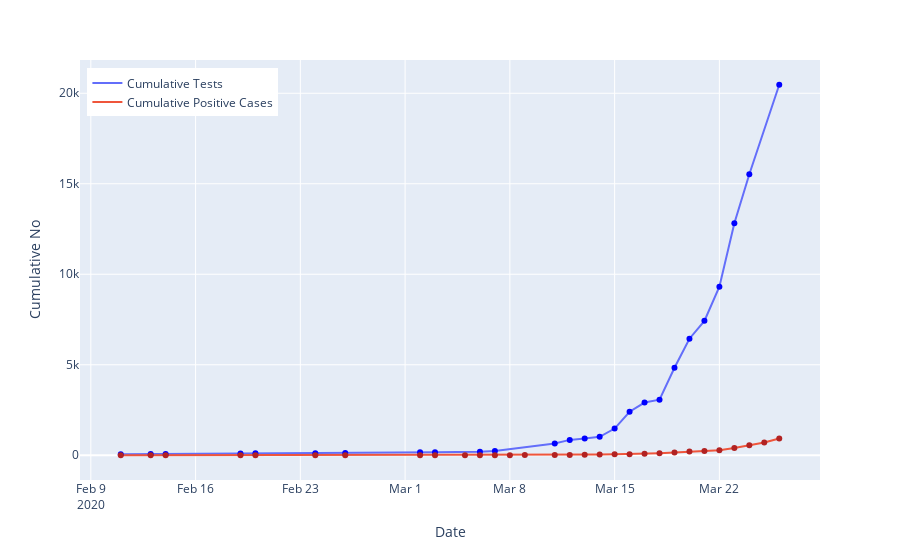

Write notebook code for a chart like this one.
### Code cell
cumulative_tests_confirmed_long = pd.melt(cumulative_tests_confirmed, id_vars=['date'], value_vars=['daily_tests','daily_cases'])
cumulative_tests_confirmed_long.dropna(inplace=True)
fig_cumulative_tests_confirmed = px.line(cumulative_tests_confirmed_long, x='date', y='value', color='variable')

fig_cumulative_tests_confirmed.update_layout(
    title="",
    xaxis_title="Date",
    yaxis_title="Cumulative No",
    hovermode= 'x',
    legend=dict(x=0.01, y=.98),
    xaxis=dict(fixedrange=True),
    yaxis=dict(fixedrange=True),
)

# Point markers
fig_cumulative_tests_confirmed.add_trace(go.Scatter(x=cumulative_tests_confirmed['date'], 
                                                    y=cumulative_tests_confirmed['daily_tests'],
                                                    mode='markers', hoverinfo='skip', 
                                                    marker=dict(color='blue'), showlegend = False))

fig_cumulative_tests_confirmed.add_trace(go.Scatter(x=cumulative_tests_confirmed['date'],
                                                    y=cumulative_tests_confirmed['daily_cases'],
                                                    mode='markers', hoverinfo='skip', 
                                                    marker=dict(color='firebrick'), showlegend = False))

fig_cumulative_tests_confirmed.data[0].name = "Cumulative Tests"
fig_cumulative_tests_confirmed.data[1].name = "Cumulative Positive Cases"

fig_cumulative_tests_confirmed.data[0].hovertemplate = '%{y}'
fig_cumulative_tests_confirmed.data[1].hovertemplate = '%{y}'
fig_cumulative_tests_confirmed.show(config = dict(displayModeBar=False))

### Figure 1 — Plotly figure (JSON) as saved in the notebook; plotly's stock layout.template omitted (floating-point values rounded to 4 significant figures)
{"data": [{"hoverlabel": {"namelength": 0}, "hovertemplate": "%{y}", "legendgroup": "variable=daily_tests", "line": {"color": "#636efa", "dash": "solid"}, "mode": "lines", "name": "Cumulative Tests", "showlegend": true, "type": "scatter", "x": ["2020-02-11T00:00:00", "2020-02-13T00:00:00", "2020-02-14T00:00:00", "2020-02-19T00:00:00", "2020-02-20T00:00:00", "2020-02-24T00:00:00", "2020-02-26T00:00:00", "2020-03-02T00:00:00", "2020-03-03T00:00:00", "2020-03-06T00:00:00", "2020-03-07T00:00:00", "2020-03-11T00:00:00", "2020-03-12T00:00:00", "2020-03-13T00:00:00", "2020-03-14T00:00:00", "2020-03-15T00:00:00", "2020-03-16T00:00:00", "2020-03-17T00:00:00", "2020-03-18T00:00:00", "2020-03-19T00:00:00", "2020-03-20T00:00:00", "2020-03-21T00:00:00", "2020-03-22T00:00:00", "2020-03-23T00:00:00", "2020-03-24T00:00:00", "2020-03-26T00:00:00"], "xaxis": "x", "y": [61, 67, 71, 95, 106, 116, 121, 160, 164, 200, 241, 645, 848, 924, 1017, 1476, 2405, 2911, 3070, 4832, 6438, 7425, 9315, 12815, 15529, 20471], "yaxis": "y"}, {"hoverlabel": {"namelength": 0}, "hovertemplate": "%{y}", "legendgroup": "variable=daily_cases", "line": {"color": "#EF553B", "dash": "solid"}, "mode": "lines", "name": "Cumulative Positive Cases", "showlegend": true, "type": "scatter", "x": ["2020-02-11T00:00:00", "2020-02-13T00:00:00", "2020-02-14T00:00:00", "2020-02-19T00:00:00", "2020-02-20T00:00:00", "2020-02-24T00:00:00", "2020-02-26T00:00:00", "2020-03-02T00:00:00", "2020-03-03T00:00:00", "2020-03-05T00:00:00", "2020-03-06T00:00:00", "2020-03-07T00:00:00", "2020-03-08T00:00:00", "2020-03-09T00:00:00", "2020-03-11T00:00:00", "2020-03-12T00:00:00", "2020-03-13T00:00:00", "2020-03-14T00:00:00", "2020-03-15T00:00:00", "2020-03-16T00:00:00", "2020-03-17T00:00:00", "2020-03-18T00:00:00", "2020-03-19T00:00:00", "2020-03-20T00:00:00", "2020-03-21T00:00:00", "2020-03-22T00:00:00", "2020-03-23T00:00:00", "2020-03-24T00:00:00", "2020-03-25T00:00:00", "2020-03-26T00:00:00"], "xaxis": "x", "y": [0, 0, 0, 0, 0, 0, 0, 0, 0, 1, 1, 2, 3, 7, 13, 16, 24, 38, 51, 62, 85, 116, 150, 202, 240, 274, 402, 554, 709, 927], "yaxis": "y"}, {"hoverinfo": "skip", "marker": {"color": "blue"}, "mode": "markers", "showlegend": false, "type": "scatter", "x": ["2020-02-11T00:00:00", "2020-02-13T00:00:00", "2020-02-14T00:00:00", "2020-02-19T00:00:00", "2020-02-20T00:00:00", "2020-02-24T00:00:00", "2020-02-26T00:00:00", "2020-03-02T00:00:00", "2020-03-03T00:00:00", "2020-03-05T00:00:00", "2020-03-06T00:00:00", "2020-03-07T00:00:00", "2020-03-08T00:00:00", "2020-03-09T00:00:00", "2020-03-11T00:00:00", "2020-03-12T00:00:00", "2020-03-13T00:00:00", "2020-03-14T00:00:00", "2020-03-15T00:00:00", "2020-03-16T00:00:00", "2020-03-17T00:00:00", "2020-03-18T00:00:00", "2020-03-19T00:00:00", "2020-03-20T00:00:00", "2020-03-21T00:00:00", "2020-03-22T00:00:00", "2020-03-23T00:00:00", "2020-03-24T00:00:00", "2020-03-25T00:00:00", "2020-03-26T00:00:00"], "y": [61, 67, 71, 95, 106, 116, 121, 160, 164, null, 200, 241, null, null, 645, 848, 924, 1017, 1476, 2405, 2911, 3070, 4832, 6438, 7425, 9315, 12815, 15529, null, 20471]}, {"hoverinfo": "skip", "marker": {"color": "firebrick"}, "mode": "markers", "showlegend": false, "type": "scatter", "x": ["2020-02-11T00:00:00", "2020-02-13T00:00:00", "2020-02-14T00:00:00", "2020-02-19T00:00:00", "2020-02-20T00:00:00", "2020-02-24T00:00:00", "2020-02-26T00:00:00", "2020-03-02T00:00:00", "2020-03-03T00:00:00", "2020-03-05T00:00:00", "2020-03-06T00:00:00", "2020-03-07T00:00:00", "2020-03-08T00:00:00", "2020-03-09T00:00:00", "2020-03-11T00:00:00", "2020-03-12T00:00:00", "2020-03-13T00:00:00", "2020-03-14T00:00:00", "2020-03-15T00:00:00", "2020-03-16T00:00:00", "2020-03-17T00:00:00", "2020-03-18T00:00:00", "2020-03-19T00:00:00", "2020-03-20T00:00:00", "2020-03-21T00:00:00", "2020-03-22T00:00:00", "2020-03-23T00:00:00", "2020-03-24T00:00:00", "2020-03-25T00:00:00", "2020-03-26T00:00:00"], "y": [0, 0, 0, 0, 0, 0, 0, 0, 0, 1, 1, 2, 3, 7, 13, 16, 24, 38, 51, 62, 85, 116, 150, 202, 240, 274, 402, 554, 709, 927]}], "layout": {"hovermode": "x", "legend": {"tracegroupgap": 0, "x": 0.01, "y": 0.98}, "margin": {"t": 60}, "title": {"text": ""}, "xaxis": {"anchor": "y", "domain": [0, 1], "fixedrange": true, "title": {"text": "Date"}}, "yaxis": {"anchor": "x", "domain": [0, 1], "fixedrange": true, "title": {"text": "Cumulative No"}}}}
